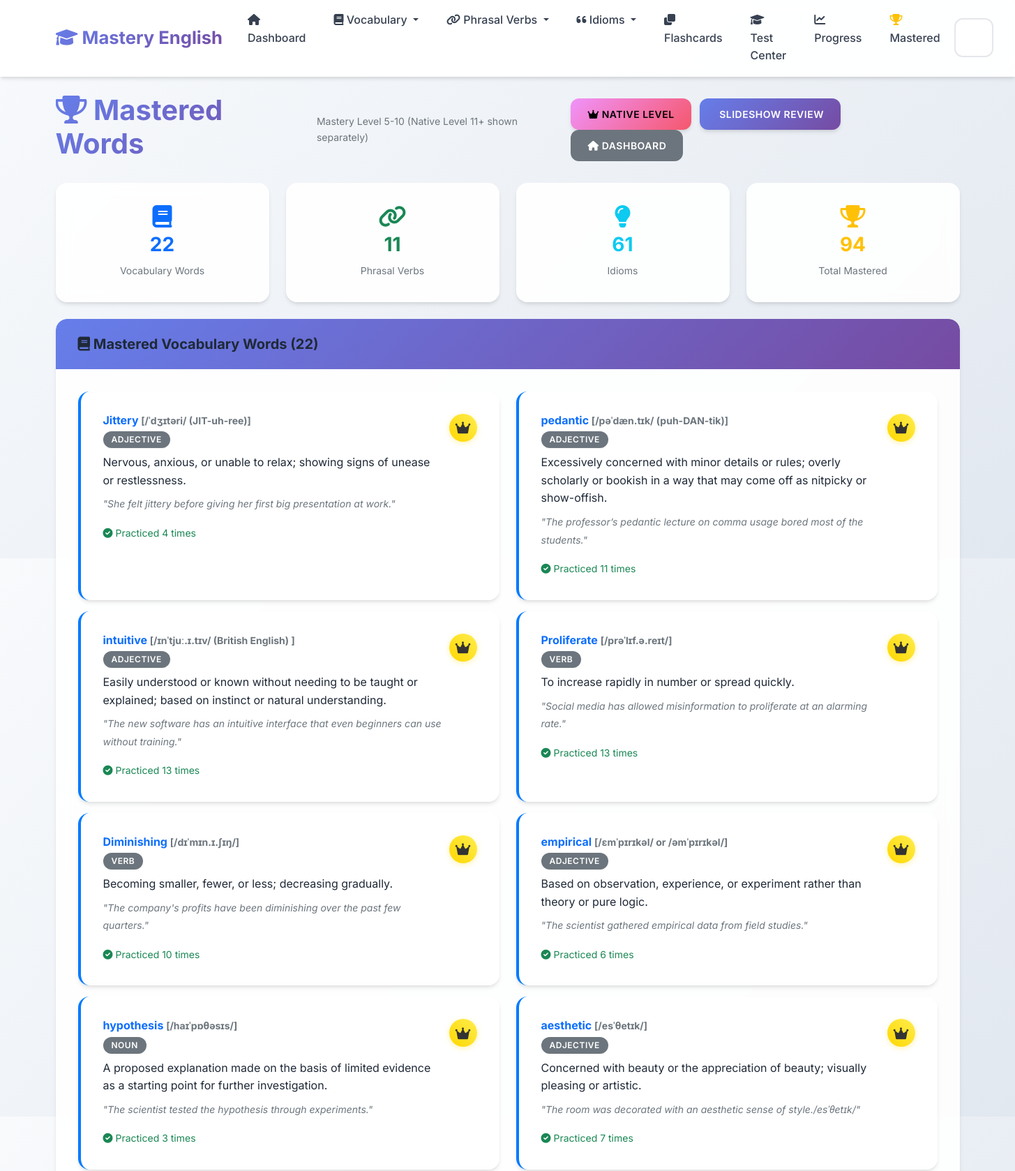
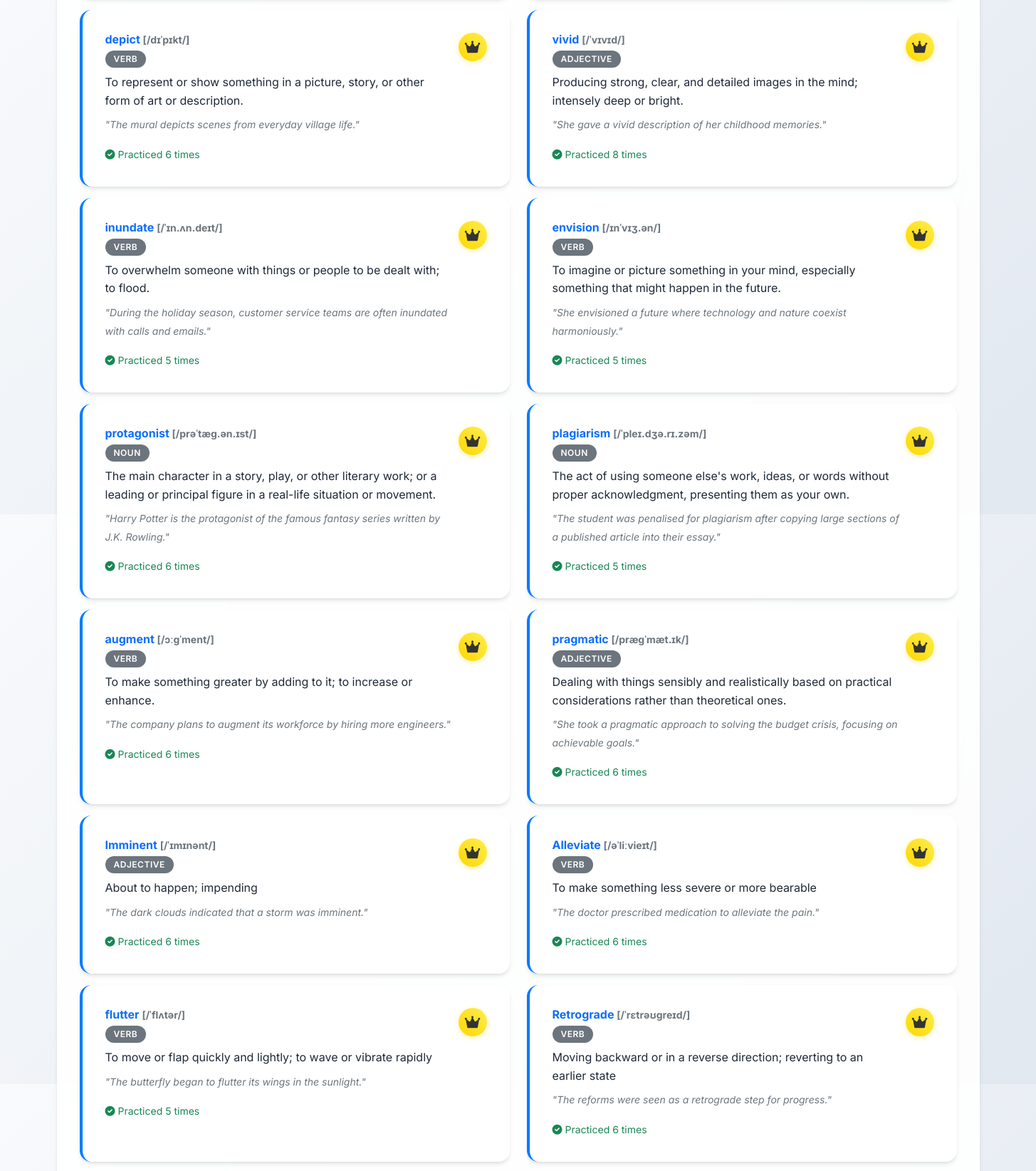
/mastered (upper part), run on the app's committed database (2 pictures, top to bottom).
### app.py (models this page shows, shortened)
class VocabularyWord(db.Model):
    __tablename__ = 'vocabulary_words'
    id = db.Column(db.Integer, primary_key=True)
    word = db.Column(db.String(100), nullable=False)
    definition = db.Column(db.Text, nullable=False)
    example_sentence = db.Column(db.Text)
    pronunciation = db.Column(db.String(100))
    part_of_speech = db.Column(db.String(50))
    difficulty_level = db.Column(db.String(20), default='medium')
    date_added = db.Column(db.DateTime, default=datetime.utcnow)
    times_practiced = db.Column(db.Integer, default=0)
    last_practiced = db.Column(db.DateTime)
    mastery_level = db.Column(db.Integer, default=0)

### app.py (the view)
@app.route('/mastered')
def mastered_words():
    from sqlalchemy import and_
    mastered_vocab = VocabularyWord.query.filter(
        and_(VocabularyWord.mastery_level >= 5, VocabularyWord.mastery_level <= 10)
    ).all()
    mastered_phrasal = PhrasalVerb.query.filter(
        and_(PhrasalVerb.mastery_level >= 5, PhrasalVerb.mastery_level <= 10)
    ).all()
    mastered_idioms = Idiom.query.filter(
        and_(Idiom.mastery_level >= 5, Idiom.mastery_level <= 10)
    ).all()
    total_mastered = len(mastered_vocab) + len(mastered_phrasal) + len(mastered_idioms)
    stats = {
        'vocabulary': len(mastered_vocab),
        'phrasal_verbs': len(mastered_phrasal),
        'idioms': len(mastered_idioms),
        'total': total_mastered
    }
    return render_template('mastered_words.html',
                         mastered_vocab=mastered_vocab,
                         mastered_phrasal=mastered_phrasal,
                         mastered_idioms=mastered_idioms,
                         stats=stats)

### templates/mastered_words.html (shortened to what this page needs)
{% extends "base.html" %}
{% block content %}
<div class="row">
    <div class="col-12">
        <div class="d-flex justify-content-between align-items-center mb-4">
            <h1>
                <i class="fas fa-trophy text-warning"></i> Mastered Words
            </h1>
            <small class="text-muted">Mastery Level 5-10 (Native Level 11+ shown separately)</small>
            <div>
                <a href="{{ url_for('native_words') }}" class="btn btn-warning me-2">
                    <i class="fas fa-crown"></i> Native Level
                </a>
                <a href="{{ url_for('mastered_slideshow') }}" class="btn btn-primary me-2">
                     Slideshow Review
                </a>
                <a href="{{ url_for('index') }}" class="btn btn-secondary">
                    <i class="fas fa-home"></i> Dashboard
                </a>
            </div>
        </div>
    </div>
</div>
<div class="row mb-4">
    <div class="col-md-3">
        <div class="card text-center border-primary">
            <div class="card-body">
                <i class="fas fa-book fa-2x text-primary mb-2"></i>
                <h3 class="text-primary">{{ stats.vocabulary }}</h3>
                <small class="text-muted">Vocabulary Words</small>
            </div>
        </div>
    </div>
    <div class="col-md-3">
        <div class="card text-center border-success">
            <div class="card-body">
                <i class="fas fa-link fa-2x text-success mb-2"></i>
                <h3 class="text-success">{{ stats.phrasal_verbs }}</h3>
                <small class="text-muted">Phrasal Verbs</small>
            </div>
        </div>
    </div>
    <div class="col-md-3">
        <div class="card text-center border-info">
            <div class="card-body">
                <i class="fas fa-lightbulb fa-2x text-info mb-2"></i>
                <h3 class="text-info">{{ stats.idioms }}</h3>
                <small class="text-muted">Idioms</small>
            </div>
        </div>
    </div>
    <div class="col-md-3">
        <div class="card text-center border-warning">
            <div class="card-body">
                <i class="fas fa-trophy fa-2x text-warning mb-2"></i>
                <h3 class="text-warning">{{ stats.total }}</h3>
                <small class="text-muted">Total Mastered</small>
            </div>
        </div>
    </div>
</div>
{% if stats.total == 0 %}
<div class="row">
    <div class="col-12">
        <div class="card">
            <div class="card-body text-center py-5">
                <i class="fas fa-graduation-cap fa-4x text-muted mb-3"></i>
                <h3 class="text-muted">No Mastered Words Yet</h3>
                <p class="text-muted mb-4">Start practicing to master your vocabulary, phrasal verbs, and idioms!</p>
                <div>
                    <a href="{{ url_for('flashcards', category='vocabulary') }}" class="btn btn-primary me-2">
                        <i class="fas fa-play"></i> Practice Vocabulary
                    </a>
                    <a href="{{ url_for('flashcards', category='phrasal-verbs') }}" class="btn btn-success me-2">
                        <i class="fas fa-play"></i> Practice Phrasal Verbs
                    </a>
                    <a href="{{ url_for('flashcards', category='idioms') }}" class="btn btn-info">
                        <i class="fas fa-play"></i> Practice Idioms
                    </a>
                </div>
            </div>
        </div>
    </div>
</div>
{% else %}
{% if mastered_vocab %}
<div class="row mb-4">
    <div class="col-12">
        <div class="card">
            <div class="card-header bg-primary text-white">
                <h5 class="mb-0">
                    <i class="fas fa-book"></i> Mastered Vocabulary Words ({{ mastered_vocab|length }})
                </h5>
            </div>
            <div class="card-body">
                <div class="row">
                    {% for word in mastered_vocab %}
                    <div class="col-md-6 mb-3">
                        <div class="card h-100 border-left-primary">
                            <div class="card-body">
                                <div class="d-flex justify-content-between align-items-start">
                                    <div class="flex-grow-1">
                                        <h6 class="card-title text-primary mb-1">
                                            {{ word.word }}
                                            {% if word.pronunciation %}
                                            <small class="text-muted">[{{ word.pronunciation }}]</small>
                                            {% endif %}
                                        </h6>
                                        {% if word.part_of_speech %}
                                        <span class="badge bg-secondary mb-2">{{ word.part_of_speech }}</span>
                                        {% endif %}
                                        <p class="card-text mb-2">{{ word.definition }}</p>
                                        {% if word.example_sentence %}
                                        <p class="card-text">
                                            <small class="text-muted">
                                                <em>"{{ word.example_sentence }}"</em>
                                            </small>
                                        </p>
                                        {% endif %}
                                        <small class="text-success">
                                            <i class="fas fa-check-circle"></i>
                                            Practiced {{ word.times_practiced }} times
                                        </small>
                                    </div>
                                    <div class="ms-2">
                                        <div class="mastery-badge mastery-5">
                                            <i class="fas fa-crown"></i>
                                        </div>
                                    </div>
                                </div>
                            </div>
                        </div>
                    </div>
                    {% endfor %}
                </div>
            </div>
        </div>
    </div>
</div>
{% endif %}
{% endif %}
{% endblock %}

### static/css/style.css (style rules this page uses)
:root { --primary-color: #6366f1; --primary-dark: #4f46e5; --primary-light: #8b5cf6; --success-color: #10b981; --success-dark: #059669; --info-color: #06b6d4; --info-dark: #0891b2; --warning-color: #f59e0b; --warning-dark: #d97706; --danger-color: #ef4444; --danger-dark: #dc2626; --light-color: #f8fafc; --dark-color: #1e293b; --gray-50: #f9fafb; --gray-100: #f3f4f6; --gray-200: #e5e7eb; --gray-300: #d1d5db; --gray-400: #9ca3af; --gray-500: #6b7280; --gray-600: #4b5563; --gray-700: #374151; --gray-800: #1f2937; --gray-900: #111827; --gradient-primary: linear-gradient(135deg, #667eea 0%, #764ba2 100%); --gradient-success: linear-gradient(135deg, #11998e 0%, #38ef7d 100%); --gradient-info: linear-gradient(135deg, #667db6 0%, #0082c8 100%); --gradient-warning: linear-gradient(135deg, #f093fb 0%, #f5576c 100%); --gradient-hero: linear-gradient(135deg, #667eea 0%, #764ba2 50%, #f093fb 100%); --shadow-sm: 0 1px 2px 0 rgba(0, 0, 0, 0.05); --shadow: 0 4px 6px -1px rgba(0, 0, 0, 0.1), 0 2px 4px -1px rgba(0, 0, 0, 0.06); --shadow-md: 0 10px 15px -3px rgba(0, 0, 0, 0.1), 0 4px 6px -2px rgba(0, 0, 0, 0.05); --shadow-lg: 0 20px 25px -5px rgba(0, 0, 0, 0.1), 0 10px 10px -5px rgba(0, 0, 0, 0.04); --shadow-xl: 0 25px 50px -12px rgba(0, 0, 0, 0.25); }
body { font-family: 'Inter', 'Segoe UI', -apple-system, BlinkMacSystemFont, sans-serif; background: linear-gradient(135deg, #f8fafc 0%, #e2e8f0 100%); min-height: 100vh; line-height: 1.6; color: var(--gray-800); }
.card { border: none; border-radius: 16px; background: rgba(255, 255, 255, 0.9); backdrop-filter: blur(10px); box-shadow: var(--shadow); transition: all 0.4s cubic-bezier(0.4, 0, 0.2, 1); position: relative; overflow: hidden; }
.card::before { content: ''; position: absolute; top: 0; left: 0; width: 100%; height: 2px; background: var(--gradient-primary); transform: scaleX(0); transition: transform 0.3s ease; }
.card-header { background: var(--gradient-primary); color: white; border-bottom: none; border-radius: 16px 16px 0 0 !important; padding: 1.5rem 2rem; font-weight: 600; }
.card-body { padding: 2rem; }
.badge { font-size: 0.7rem; border-radius: 12px; padding: 0.4em 0.8em; }
.btn { border-radius: 12px; font-weight: 600; padding: 0.75rem 1.5rem; text-transform: uppercase; letter-spacing: 0.5px; font-size: 0.875rem; transition: all 0.3s cubic-bezier(0.4, 0, 0.2, 1); position: relative; overflow: hidden; border: none; }
.btn::before { content: ''; position: absolute; top: 0; left: -100%; width: 100%; height: 100%; background: linear-gradient(90deg, transparent, rgba(255,255,255,0.2), transparent); transition: left 0.5s; }
.btn-primary { background: var(--gradient-primary); box-shadow: var(--shadow); }
.btn-warning { background: var(--gradient-warning); box-shadow: var(--shadow); }
h1, h2, h3, h4, h5, h6 { font-weight: 700; color: var(--gray-800); }
h1 { background: var(--gradient-primary); -webkit-background-clip: text; -webkit-text-fill-color: transparent; background-clip: text; }
.badge { font-size: 0.75rem; border-radius: 20px; padding: 0.5em 1em; font-weight: 600; text-transform: uppercase; letter-spacing: 0.5px; box-shadow: var(--shadow-sm); }
.fa, .fas, .far { transition: all 0.3s ease; }

### templates/mastered_words.html (style rules this page uses)
.border-left-primary { border-left: 4px solid #007bff !important; }
.mastery-badge { width: 40px; height: 40px; border-radius: 50%; display: flex; align-items: center; justify-content: center; font-size: 1.2rem; color: white; }
.mastery-5 { background: linear-gradient(45deg, #ffd700, #ffed4e); color: #333; box-shadow: 0 2px 8px rgba(255, 215, 0, 0.3); }

### data on the page
VocabularyWord: word "Jittery", pronunciation "/ˈdʒɪtəri/ (JIT-uh-ree)", part_of_speech "ADJECTIVE", definition "Nervous, anxious, or unable to relax; showing signs of unease or restlessness.", example_sentence "She felt jittery before giving her first big presentation at work.", times_practiced "4"
VocabularyWord: word "pedantic", pronunciation "/pəˈdæn.tɪk/ (puh-DAN-tik)", part_of_speech "ADJECTIVE", definition "Excessively concerned with minor details or rules; overly scholarly or bookish in a way that may come off as nitpicky or show-offish.", example_sentence "The professor’s pedantic lecture on comma usage bored most of the students.", times_practiced "11"
VocabularyWord: word "intuitive", pronunciation "/ɪnˈtjuː.ɪ.tɪv/ (British English)", part_of_speech "ADJECTIVE", definition "Easily understood or known without needing to be taught or explained; based on instinct or natural understanding.", example_sentence "The new software has an intuitive interface that even beginners can use without training.", times_practiced "13"
VocabularyWord: word "Proliferate", pronunciation "/prəˈlɪf.ə.reɪt/", part_of_speech "VERB", definition "To increase rapidly in number or spread quickly.", example_sentence "Social media has allowed misinformation to proliferate at an alarming rate.", times_practiced "13"
VocabularyWord: word "Diminishing", pronunciation "/dɪˈmɪn.ɪ.ʃɪŋ/", part_of_speech "VERB", definition "Becoming smaller, fewer, or less; decreasing gradually.", example_sentence "The company's profits have been diminishing over the past few quarters.", times_practiced "10"
VocabularyWord: word "empirical", pronunciation "/ɛmˈpɪrɪkəl/ or /əmˈpɪrɪkəl/", part_of_speech "ADJECTIVE", definition "Based on observation, experience, or experiment rather than theory or pure logic.", example_sentence "The scientist gathered empirical data from field studies.", times_practiced "6"
VocabularyWord: word "hypothesis", pronunciation "/haɪˈpɒθəsɪs/", part_of_speech "NOUN", definition "A proposed explanation made on the basis of limited evidence as a starting point for further investigation.", example_sentence "The scientist tested the hypothesis through experiments.", times_practiced "3"
VocabularyWord: word "aesthetic", pronunciation "/esˈθetɪk/", part_of_speech "ADJECTIVE", definition "Concerned with beauty or the appreciation of beauty; visually pleasing or artistic.", example_sentence "The room was decorated with an aesthetic sense of style./esˈθetɪk/", times_practiced "7"
VocabularyWord: word "depict", pronunciation "/dɪˈpɪkt/", part_of_speech "VERB", definition "To represent or show something in a picture, story, or other form of art or description.", example_sentence "The mural depicts scenes from everyday village life.", times_practiced "6"
VocabularyWord: word "vivid", pronunciation "/ˈvɪvɪd/", part_of_speech "ADJECTIVE", definition "Producing strong, clear, and detailed images in the mind; intensely deep or bright.", example_sentence "She gave a vivid description of her childhood memories.", times_practiced "8"
VocabularyWord: word "inundate", pronunciation "/ˈɪn.ʌn.deɪt/", part_of_speech "VERB", definition "To overwhelm someone with things or people to be dealt with; to flood.", example_sentence "During the holiday season, customer service teams are often inundated with calls and emails.", times_practiced "5"
VocabularyWord: word "envision", pronunciation "/ɪnˈvɪʒ.ən/", part_of_speech "VERB", definition "To imagine or picture something in your mind, especially something that might happen in the future.", example_sentence "She envisioned a future where technology and nature coexist harmoniously.", times_practiced "5"
VocabularyWord: word "protagonist", pronunciation "/prəˈtæɡ.ən.ɪst/", part_of_speech "NOUN", definition "The main character in a story, play, or other literary work; or a leading or principal figure in a real-life situation or movement.", example_sentence "Harry Potter is the protagonist of the famous fantasy series written by J.K. Rowling.", times_practiced "6"
VocabularyWord: word "plagiarism", pronunciation "/ˈpleɪ.dʒə.rɪ.zəm/", part_of_speech "NOUN", definition "The act of using someone else's work, ideas, or words without proper acknowledgment, presenting them as your own.", example_sentence "The student was penalised for plagiarism after copying large sections of a published article into their essay.", times_practiced "5"
VocabularyWord: word "augment", pronunciation "/ɔːɡˈment/", part_of_speech "VERB", definition "To make something greater by adding to it; to increase or enhance.", example_sentence "The company plans to augment its workforce by hiring more engineers.", times_practiced "6"
VocabularyWord: word "pragmatic", pronunciation "/præɡˈmæt.ɪk/", part_of_speech "ADJECTIVE", definition "Dealing with things sensibly and realistically based on practical considerations rather than theoretical ones.", example_sentence "She took a pragmatic approach to solving the budget crisis, focusing on achievable goals.", times_practiced "6"
VocabularyWord: word "Imminent", pronunciation "/ˈɪmɪnənt/", part_of_speech "ADJECTIVE", definition "About to happen; impending", example_sentence "The dark clouds indicated that a storm was imminent.", times_practiced "6"
VocabularyWord: word "Alleviate", pronunciation "/əˈliːvieɪt/", part_of_speech "VERB", definition "To make something less severe or more bearable", example_sentence "The doctor prescribed medication to alleviate the pain.", times_practiced "6"
VocabularyWord: word "flutter", pronunciation "/ˈflʌtər/", part_of_speech "VERB", definition "To move or flap quickly and lightly; to wave or vibrate rapidly", example_sentence "The butterfly began to flutter its wings in the sunlight.", times_practiced "5"
VocabularyWord: word "Retrograde", pronunciation "/ˈrɛtrəʊɡreɪd/", part_of_speech "VERB", definition "Moving backward or in a reverse direction; reverting to an earlier state", example_sentence "The reforms were seen as a retrograde step for progress.", times_practiced "6"

### other printed values
{{ stats.vocabulary }} "22"
{{ stats.phrasal_verbs }} "11"
{{ stats.idioms }} "61"
{{ stats.total }} "94"
{{ mastered_vocab|length }} "22"
